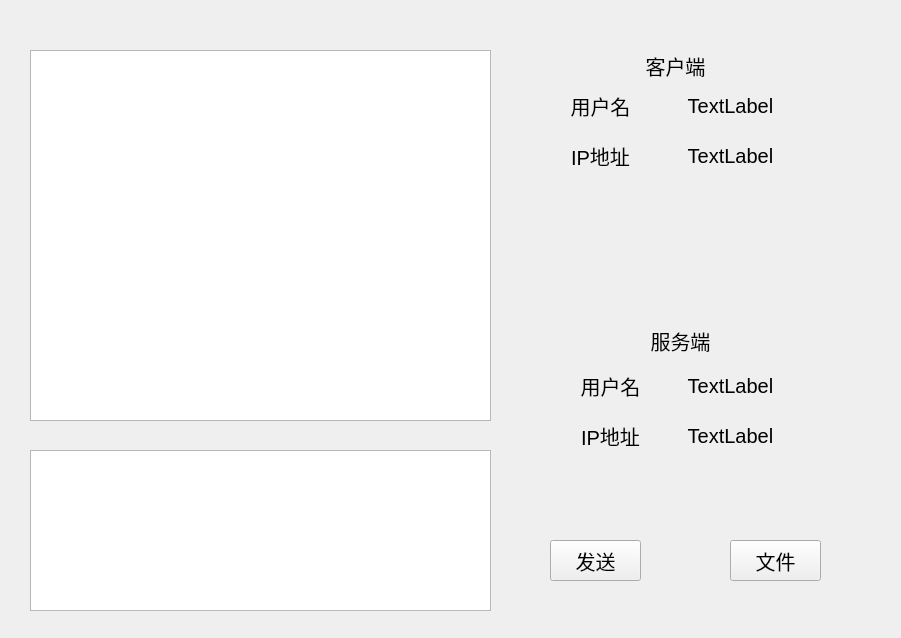
<?xml version="1.0" encoding="UTF-8"?>
<ui version="4.0">
 <class>Widget</class>
 <widget class="QWidget" name="Widget">
  <property name="geometry">
   <rect>
    <x>0</x>
    <y>0</y>
    <width>901</width>
    <height>638</height>
   </rect>
  </property>
  <property name="windowTitle">
   <string>Form</string>
  </property>
  <widget class="QPushButton" name="Btn_socket_send">
   <property name="geometry">
    <rect>
     <x>550</x>
     <y>540</y>
     <width>91</width>
     <height>41</height>
    </rect>
   </property>
   <property name="font">
    <font>
     <pointsize>15</pointsize>
    </font>
   </property>
   <property name="text">
    <string>发送</string>
   </property>
  </widget>
  <widget class="QTextEdit" name="textEdit_serve">
   <property name="geometry">
    <rect>
     <x>30</x>
     <y>50</y>
     <width>461</width>
     <height>371</height>
    </rect>
   </property>
  </widget>
  <widget class="QTextEdit" name="textEdit_socket">
   <property name="geometry">
    <rect>
     <x>30</x>
     <y>450</y>
     <width>461</width>
     <height>161</height>
    </rect>
   </property>
  </widget>
  <widget class="QToolButton" name="toolButton">
   <property name="geometry">
    <rect>
     <x>730</x>
     <y>540</y>
     <width>91</width>
     <height>41</height>
    </rect>
   </property>
   <property name="font">
    <font>
     <pointsize>15</pointsize>
    </font>
   </property>
   <property name="text">
    <string>文件</string>
   </property>
  </widget>
  <widget class="QLabel" name="Client">
   <property name="geometry">
    <rect>
     <x>530</x>
     <y>80</y>
     <width>141</width>
     <height>51</height>
    </rect>
   </property>
   <property name="font">
    <font>
     <pointsize>15</pointsize>
    </font>
   </property>
   <property name="text">
    <string>用户名</string>
   </property>
   <property name="alignment">
    <set>Qt::AlignCenter</set>
   </property>
  </widget>
  <widget class="QLabel" name="labelClientIP">
   <property name="geometry">
    <rect>
     <x>660</x>
     <y>130</y>
     <width>141</width>
     <height>51</height>
    </rect>
   </property>
   <property name="font">
    <font>
     <pointsize>15</pointsize>
    </font>
   </property>
   <property name="text">
    <string>TextLabel</string>
   </property>
   <property name="alignment">
    <set>Qt::AlignCenter</set>
   </property>
  </widget>
  <widget class="QLabel" name="labelClientName">
   <property name="geometry">
    <rect>
     <x>660</x>
     <y>80</y>
     <width>141</width>
     <height>51</height>
    </rect>
   </property>
   <property name="font">
    <font>
     <pointsize>15</pointsize>
    </font>
   </property>
   <property name="text">
    <string>TextLabel</string>
   </property>
   <property name="alignment">
    <set>Qt::AlignCenter</set>
   </property>
  </widget>
  <widget class="QLabel" name="labelSeverIP">
   <property name="geometry">
    <rect>
     <x>660</x>
     <y>410</y>
     <width>141</width>
     <height>51</height>
    </rect>
   </property>
   <property name="font">
    <font>
     <pointsize>15</pointsize>
    </font>
   </property>
   <property name="text">
    <string>TextLabel</string>
   </property>
   <property name="alignment">
    <set>Qt::AlignCenter</set>
   </property>
  </widget>
  <widget class="QLabel" name="labelServerName">
   <property name="geometry">
    <rect>
     <x>660</x>
     <y>360</y>
     <width>141</width>
     <height>51</height>
    </rect>
   </property>
   <property name="font">
    <font>
     <pointsize>15</pointsize>
    </font>
   </property>
   <property name="text">
    <string>TextLabel</string>
   </property>
   <property name="alignment">
    <set>Qt::AlignCenter</set>
   </property>
  </widget>
  <widget class="QLabel" name="label_6">
   <property name="geometry">
    <rect>
     <x>540</x>
     <y>360</y>
     <width>141</width>
     <height>51</height>
    </rect>
   </property>
   <property name="font">
    <font>
     <pointsize>15</pointsize>
    </font>
   </property>
   <property name="text">
    <string>用户名</string>
   </property>
   <property name="alignment">
    <set>Qt::AlignCenter</set>
   </property>
  </widget>
  <widget class="QLabel" name="ClientIP">
   <property name="geometry">
    <rect>
     <x>530</x>
     <y>130</y>
     <width>141</width>
     <height>51</height>
    </rect>
   </property>
   <property name="font">
    <font>
     <pointsize>15</pointsize>
    </font>
   </property>
   <property name="text">
    <string>IP地址</string>
   </property>
   <property name="alignment">
    <set>Qt::AlignCenter</set>
   </property>
  </widget>
  <widget class="QLabel" name="label_8">
   <property name="geometry">
    <rect>
     <x>540</x>
     <y>410</y>
     <width>141</width>
     <height>51</height>
    </rect>
   </property>
   <property name="font">
    <font>
     <pointsize>15</pointsize>
    </font>
   </property>
   <property name="text">
    <string>IP地址</string>
   </property>
   <property name="alignment">
    <set>Qt::AlignCenter</set>
   </property>
  </widget>
  <widget class="QLabel" name="label">
   <property name="geometry">
    <rect>
     <x>610</x>
     <y>40</y>
     <width>131</width>
     <height>51</height>
    </rect>
   </property>
   <property name="font">
    <font>
     <pointsize>15</pointsize>
    </font>
   </property>
   <property name="text">
    <string>客户端</string>
   </property>
   <property name="alignment">
    <set>Qt::AlignCenter</set>
   </property>
  </widget>
  <widget class="QLabel" name="Server">
   <property name="geometry">
    <rect>
     <x>620</x>
     <y>320</y>
     <width>121</width>
     <height>41</height>
    </rect>
   </property>
   <property name="font">
    <font>
     <pointsize>15</pointsize>
    </font>
   </property>
   <property name="text">
    <string>服务端</string>
   </property>
   <property name="alignment">
    <set>Qt::AlignCenter</set>
   </property>
  </widget>
 </widget>
 <resources/>
 <connections/>
</ui>
